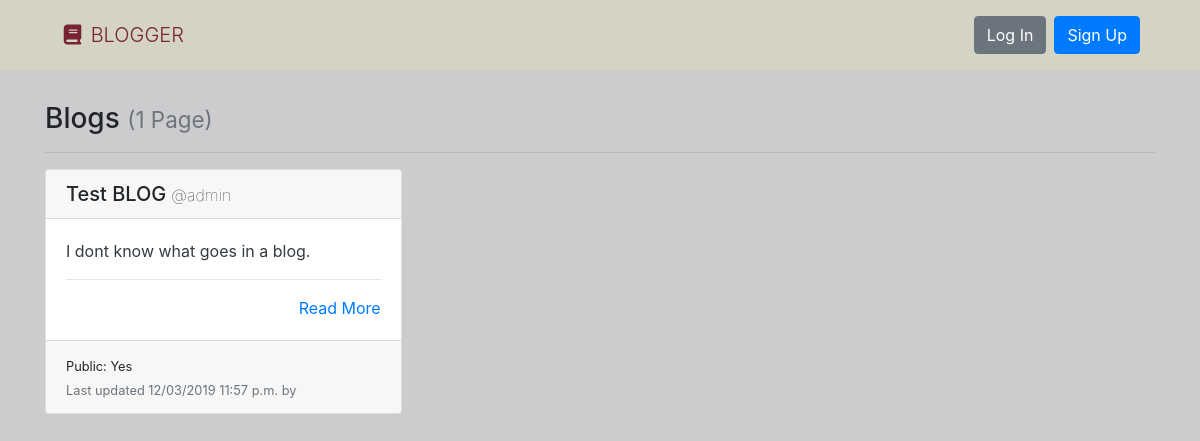
/, run on an earlier commit of the app's database.
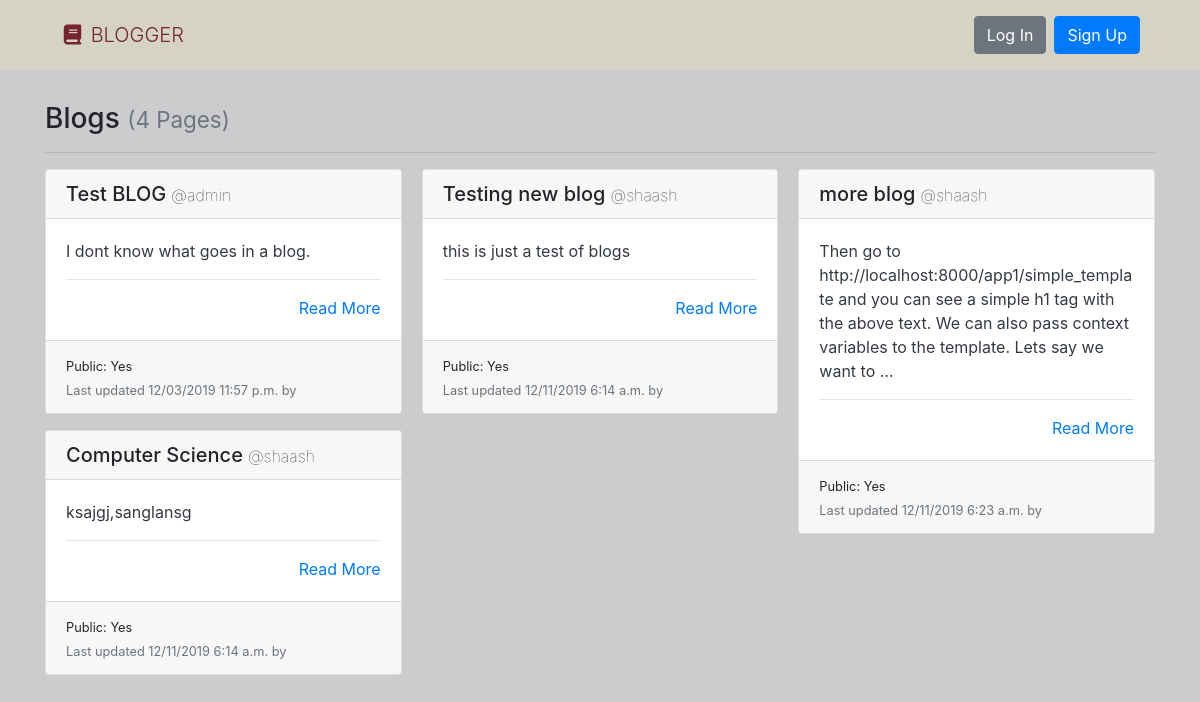
And on a later commit of the database.
### blogs/models.py (models this page shows, shortened)
class Page(models.Model):
    title = models.CharField(max_length=settings.BLOG_PAGE_TITLE_MAX_LENGTH, unique=True,
                             )
    author = models.ForeignKey(User, on_delete=models.PROTECT,
                               help_text="The user that posted this article.") # this User is a object of class User that django has
    slug = models.CharField(max_length=settings.BLOG_PAGE_TITLE_MAX_LENGTH, blank=True, editable=False,
                            help_text="Unique URL path to access this page. Generated by the system.")
    content = models.TextField(
        )
    created = models.DateTimeField(auto_now_add=True,
                                   help_text="The date and time this page was created. Automatically generated when the model saves.")
    modified = models.DateTimeField(auto_now=True,
                                    help_text="The date and time this page was updated. Automatically generated when the model updates.")
    is_public = models.BooleanField(default=True)

### blogs/views.py (the view)
# urls.py: path('', PageListView.as_view(), name='blog-list-page'),
class PageListView(ListView):
    model = Page
    def get(self, request):
        user_pages = None
        if self.request.user.is_authenticated:
          user_pages = Page.objects.filter(author=request.user)
        all_pages = Page.objects.filter(is_public=True)
        return render(request, 'list.html', {
          'user_pages': user_pages,
          'all_pages': all_pages
        })

### blogs/templates/list.html (shortened to what this page needs)
{% extends "base.html" %}
{% load static %}
{% block title %}
  <link rel='stylesheet' href="/static/list.css">
{% endblock %}
{% block content %}
  <h3>Blogs {% if all_pages %}<small class="text-muted">({{ all_pages|length }} Page{{ all_pages|length|pluralize:"s" }})</small>{% endif %}</h3>
  <hr>
  {% if all_pages %}
    <div class="card-columns">
      {% for page in all_pages %}
        {% if page.is_public is True %}
          {% include "partials/card.html" %}
        {% endif %}
      {% endfor %}
    </div>
  {% else %}
    <div class="alert alert-primary" role="alert">No pages to display.</div>
  {% endif %}
{% endblock %}

### blogs/templates/partials/card.html (shortened to what this page needs)
{% load static %}
<div class="card mb-3">
  <h5 class="card-header ">{{ page.title }}<small style="margin-left:5px; font-weight:100;">@{{ page.author.username }}</small></h5>
  <div class="card-body border-dark">
    <p class="card-text text-dark">
      {{ page.content|truncatewords_html:30 }}
      <hr>
      <div class="text-right">
        <a href="{% url 'blog-details-page' page.slug %}" title="Read More">Read More</a>
      </div>
  </div>
  <div class="card-footer">
    <small>Public: {% if page.is_public %}Yes {% else %} No {% endif %}</small>
    <br>
    <small class="text-muted">Last updated {{ page.modified|date:"SHORT_DATETIME_FORMAT" }} by</small>
  </div>
</div>

What changed in the data, as far as the page shows it:
added Page: title "Computer Science", author.username "shaash", content "ksajgj,sanglansg", is_public "Yes", modified "12/11/2019 6:14 a.m."
added Page: title "Testing new blog", author.username "shaash", content "this is just a test of blogs", is_public "Yes", modified "12/11/2019 6:14 a.m."
added Page: title "more blog", author.username "shaash", content "Then go to http://localhost:8000/app1/simple_template and you can see a simple h1 tag with the above text. We can also pass context variables to the template. Lets say we want to …", is_public "Yes", modified "12/11/2019 6:23 a.m."
Also different on the page:
{{ all_pages|length }}: "1" → "4"
